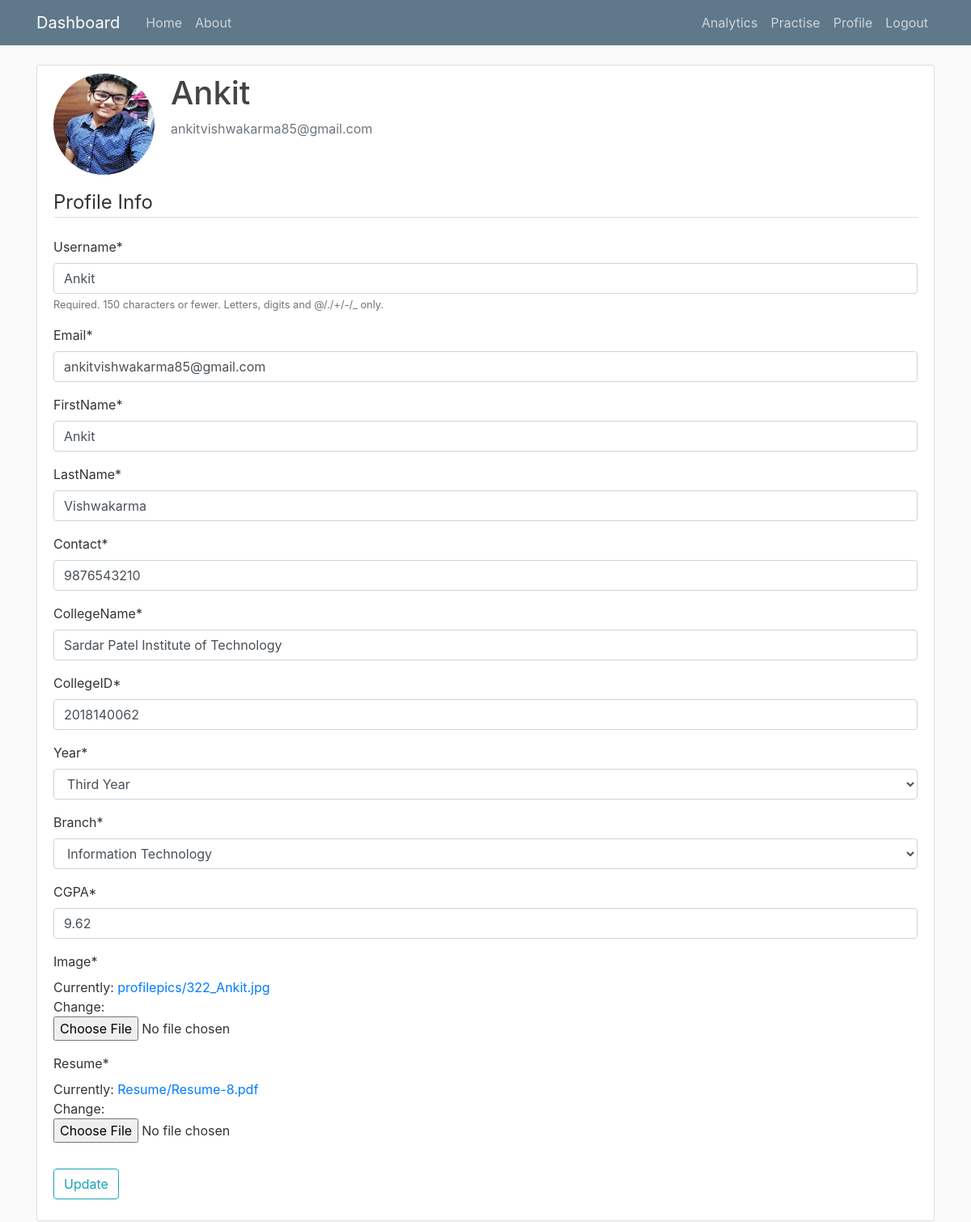
/profile/ (signed in), run on the app's committed database.
### users/models.py (models this page shows, shortened)
class Profile(models.Model):
    user = models.OneToOneField(User , on_delete = models.CASCADE)
    year = (('FE','First Year'),('SE','Second Year'),('TE','Third Year'),('BE','Final Year'))
    branch = (('CS','Computer Science'),('IT','Information Technology'),('EXTC','Electronics and Telecommunication'),('ETRX','Electronics'))
    FirstName = models.CharField(max_length = 100, default="")
    LastName = models.CharField(max_length=100,default="")
    Contact = models.DecimalField(decimal_places = 0 ,max_digits=10,default=0)
    CollegeName = models.CharField(max_length = 100,default="")
    CollegeID = models.DecimalField(decimal_places = 0 ,max_digits=10,default=0)
    Year = models.CharField(max_length=10, choices = year,default="FE" )
    Branch = models.CharField(max_length=10, choices = branch,default="CS" )
    CGPA = models.DecimalField(decimal_places=2, default=8, max_digits=4)
    image = models.ImageField(default = 'default.jpg', upload_to = 'profilepics')
    Resume = models.FileField(default = 'Sample.pdf', upload_to = 'Resume')

### users/views.py (the view)
# urls.py: path('profile/',user_views.profile,name = 'profile'),
@login_required
def profile(request):
    if request.method == 'POST':
        u_form  = UserUpdateForm(request.POST, instance=request.user)
        p_form = ProfileUpdateForm(request.POST,request.FILES, instance=request.user.profile)
        if u_form.is_valid() and p_form.is_valid():
            u_form.save()
            p_form.save()
            messages.success(request, f'Your account has been updated!')
            return redirect('profile')
    else:
        u_form  = UserUpdateForm(instance=request.user)
        p_form = ProfileUpdateForm(instance=request.user.profile)
    context = {
        'u_form' : u_form,
        'p_form' : p_form
    }
    return render(request, 'users/profile.html', context)

### users/forms.py
class UserUpdateForm(forms.ModelForm):
    email = forms.EmailField()
    class Meta:
        model = User
        fields = ['username','email']

class ProfileUpdateForm(forms.ModelForm):
    class Meta:
        model = Profile
        fields = ['FirstName','LastName','Contact','CollegeName','CollegeID','Year','Branch','CGPA','image','Resume']

### users/templates/users/profile.html (shortened to what this page needs)
{% extends 'TPO/base.html'%}
{% load crispy_forms_tags %}
{% block content %}
    <div class="content-section">
        <div class="media">
        <img class="rounded-circle account-img" src="{{ user.profile.image.url }}">
        <div class="media-body">
            <h2 class="account-heading">{{ user.username }}</h2>
            <p class="text-secondary">{{ user.email }}</p>
        </div>
        </div>
        <form method = "POST" enctype="multipart/form-data">
            <fieldset class = "form-group">
                <legend class = "border-bottom mb-4">
                    Profile Info
                </legend>
                {{ u_form|crispy }}
                {{ p_form|crispy }}
            </fieldset>
            <div class = "form-group">
                <button class = "btn btn-outline-info" type = "submit">Update</button>
            </div>
        </form>
    </div>
{% endblock content %}

### TPO/static/TPO/main.css (style rules this page uses)
body { background: #fafafa; color: #333333; margin-top: 5rem; }
h1, h2, h3, h4, h5, h6 { color: #444444; }
.content-section { background: #ffffff; padding: 10px 20px; border: 1px solid #dddddd; border-radius: 3px; margin-bottom: 20px; }
.account-img { height: 125px; width: 125px; margin-right: 20px; margin-bottom: 16px; }
.account-heading { font-size: 2.5rem; }

### data on the page
Profile: FirstName "Ankit", LastName "Vishwakarma", Contact "9876543210", CollegeName "Sardar Patel Institute of Technology", CollegeID "2018140062", Year "Third Year", Branch "Information Technology", CGPA "9.62"

### other printed values
{{ user.username }} "Ankit"
{{ user.email }} "ankitvishwakarma85@gmail.com"
